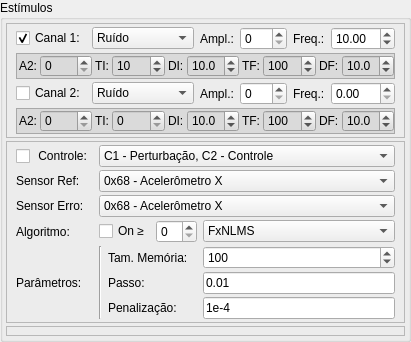
        <widget class="QGroupBox" name="groupBox">
         <property name="sizePolicy">
          <sizepolicy hsizetype="Expanding" vsizetype="Preferred">
           <horstretch>0</horstretch>
           <verstretch>0</verstretch>
          </sizepolicy>
         </property>
         <property name="title">
          <string>Estímulos</string>
         </property>
         <layout class="QVBoxLayout" name="verticalLayout_2">
          <property name="spacing">
           <number>3</number>
          </property>
          <property name="leftMargin">
           <number>3</number>
          </property>
          <property name="topMargin">
           <number>3</number>
          </property>
          <property name="rightMargin">
           <number>3</number>
          </property>
          <property name="bottomMargin">
           <number>3</number>
          </property>
          <item>
           <widget class="QFrame" name="frame_2">
            <property name="enabled">
             <bool>true</bool>
            </property>
            <property name="sizePolicy">
             <sizepolicy hsizetype="Preferred" vsizetype="Fixed">
              <horstretch>0</horstretch>
              <verstretch>0</verstretch>
             </sizepolicy>
            </property>
            <property name="frameShape">
             <enum>QFrame::StyledPanel</enum>
            </property>
            <property name="frameShadow">
             <enum>QFrame::Raised</enum>
            </property>
            <layout class="QGridLayout" name="gridLayout_3">
             <property name="topMargin">
              <number>3</number>
             </property>
             <property name="rightMargin">
              <number>9</number>
             </property>
             <property name="bottomMargin">
              <number>3</number>
             </property>
             <property name="verticalSpacing">
              <number>3</number>
             </property>
             <item row="1" column="2">
              <widget class="QLabel" name="label_2">
               <property name="sizePolicy">
                <sizepolicy hsizetype="Fixed" vsizetype="Preferred">
                 <horstretch>0</horstretch>
                 <verstretch>0</verstretch>
                </sizepolicy>
               </property>
               <property name="text">
                <string>Ampl.:</string>
               </property>
              </widget>
             </item>
             <item row="1" column="0">
              <widget class="QCheckBox" name="checkCanal1">
               <property name="sizePolicy">
                <sizepolicy hsizetype="Fixed" vsizetype="Fixed">
                 <horstretch>0</horstretch>
                 <verstretch>0</verstretch>
                </sizepolicy>
               </property>
               <property name="text">
                <string>Canal 1:</string>
               </property>
               <property name="checkable">
                <bool>true</bool>
               </property>
               <property name="checked">
                <bool>true</bool>
               </property>
              </widget>
             </item>
             <item row="1" column="1">
              <widget class="QComboBox" name="comboCanal1">
               <property name="sizePolicy">
                <sizepolicy hsizetype="Expanding" vsizetype="Fixed">
                 <horstretch>0</horstretch>
                 <verstretch>0</verstretch>
                </sizepolicy>
               </property>
               <property name="currentIndex">
                <number>0</number>
               </property>
               <item>
                <property name="text">
                 <string>Ruído</string>
                </property>
               </item>
               <item>
                <property name="text">
                 <string>Senoidal</string>
                </property>
               </item>
               <item>
                <property name="text">
                 <string>Chirp</string>
                </property>
               </item>
              </widget>
             </item>
             <item row="1" column="3">
              <widget class="QDoubleSpinBox" name="spinAmpl1">
               <property name="sizePolicy">
                <sizepolicy hsizetype="Preferred" vsizetype="Fixed">
                 <horstretch>0</horstretch>
                 <verstretch>0</verstretch>
                </sizepolicy>
               </property>
               <property name="decimals">
                <number>0</number>
               </property>
               <property name="maximum">
                <double>127.000000000000000</double>
               </property>
               <property name="value">
                <double>0.000000000000000</double>
               </property>
              </widget>
             </item>
             <item row="1" column="5">
              <widget class="QDoubleSpinBox" name="spinFreq1">
               <property name="sizePolicy">
                <sizepolicy hsizetype="Preferred" vsizetype="Fixed">
                 <horstretch>0</horstretch>
                 <verstretch>0</verstretch>
                </sizepolicy>
               </property>
               <property name="maximum">
                <double>100.000000000000000</double>
               </property>
               <property name="singleStep">
                <double>0.100000000000000</double>
               </property>
               <property name="value">
                <double>10.000000000000000</double>
               </property>
              </widget>
             </item>
             <item row="4" column="1">
              <widget class="QComboBox" name="comboCanal2">
               <item>
                <property name="text">
                 <string>Ruído</string>
                </property>
               </item>
               <item>
                <property name="text">
                 <string>Senoidal</string>
                </property>
               </item>
               <item>
                <property name="text">
                 <string>Chirp</string>
                </property>
               </item>
              </widget>
             </item>
             <item row="1" column="4">
              <widget class="QLabel" name="label_3">
               <property name="sizePolicy">
                <sizepolicy hsizetype="Fixed" vsizetype="Preferred">
                 <horstretch>0</horstretch>
                 <verstretch>0</verstretch>
                </sizepolicy>
               </property>
               <property name="text">
                <string>Freq.:</string>
               </property>
              </widget>
             </item>
             <item row="4" column="2">
              <widget class="QLabel" name="label_6">
               <property name="sizePolicy">
                <sizepolicy hsizetype="Fixed" vsizetype="Preferred">
                 <horstretch>0</horstretch>
                 <verstretch>0</verstretch>
                </sizepolicy>
               </property>
               <property name="text">
                <string>Ampl.:</string>
               </property>
              </widget>
             </item>
             <item row="4" column="3">
              <widget class="QDoubleSpinBox" name="spinAmpl2">
               <property name="sizePolicy">
                <sizepolicy hsizetype="Preferred" vsizetype="Fixed">
                 <horstretch>0</horstretch>
                 <verstretch>0</verstretch>
                </sizepolicy>
               </property>
               <property name="decimals">
                <number>0</number>
               </property>
               <property name="maximum">
                <double>127.000000000000000</double>
               </property>
              </widget>
             </item>
             <item row="4" column="0">
              <widget class="QCheckBox" name="checkCanal2">
               <property name="sizePolicy">
                <sizepolicy hsizetype="Fixed" vsizetype="Fixed">
                 <horstretch>0</horstretch>
                 <verstretch>0</verstretch>
                </sizepolicy>
               </property>
               <property name="text">
                <string>Canal 2:</string>
               </property>
              </widget>
             </item>
             <item row="4" column="4">
              <widget class="QLabel" name="label_7">
               <property name="sizePolicy">
                <sizepolicy hsizetype="Fixed" vsizetype="Preferred">
                 <horstretch>0</horstretch>
                 <verstretch>0</verstretch>
                </sizepolicy>
               </property>
               <property name="text">
                <string>Freq.:</string>
               </property>
              </widget>
             </item>
             <item row="4" column="5">
              <widget class="QDoubleSpinBox" name="spinFreq2">
               <property name="sizePolicy">
                <sizepolicy hsizetype="Preferred" vsizetype="Fixed">
                 <horstretch>0</horstretch>
                 <verstretch>0</verstretch>
                </sizepolicy>
               </property>
               <property name="minimumSize">
                <size>
                 <width>0</width>
                 <height>0</height>
                </size>
               </property>
               <property name="maximum">
                <double>100.000000000000000</double>
               </property>
               <property name="singleStep">
                <double>0.100000000000000</double>
               </property>
              </widget>
             </item>
             <item row="3" column="0" colspan="6">
              <widget class="QFrame" name="extrasCanal1">
               <property name="sizePolicy">
                <sizepolicy hsizetype="Preferred" vsizetype="Preferred">
                 <horstretch>0</horstretch>
                 <verstretch>0</verstretch>
                </sizepolicy>
               </property>
               <property name="autoFillBackground">
                <bool>false</bool>
               </property>
               <property name="styleSheet">
                <string notr="true">background-color: rgb(218, 218, 218);</string>
               </property>
               <property name="frameShape">
                <enum>QFrame::StyledPanel</enum>
               </property>
               <property name="frameShadow">
                <enum>QFrame::Raised</enum>
               </property>
               <property name="lineWidth">
                <number>0</number>
               </property>
               <layout class="QHBoxLayout" name="horizontalLayout_2">
                <property name="spacing">
                 <number>3</number>
                </property>
                <property name="leftMargin">
                 <number>2</number>
                </property>
                <property name="topMargin">
                 <number>1</number>
                </property>
                <property name="rightMargin">
                 <number>0</number>
                </property>
                <property name="bottomMargin">
                 <number>1</number>
                </property>
                <item>
                 <widget class="QLabel" name="label_26">
                  <property name="sizePolicy">
                   <sizepolicy hsizetype="Fixed" vsizetype="Preferred">
                    <horstretch>0</horstretch>
                    <verstretch>0</verstretch>
                   </sizepolicy>
                  </property>
                  <property name="text">
                   <string>A2:</string>
                  </property>
                 </widget>
                </item>
                <item>
                 <widget class="QSpinBox" name="chirp1A2">
                  <property name="maximum">
                   <number>127</number>
                  </property>
                 </widget>
                </item>
                <item>
                 <widget class="QLabel" name="label_19">
                  <property name="sizePolicy">
                   <sizepolicy hsizetype="Fixed" vsizetype="Preferred">
                    <horstretch>0</horstretch>
                    <verstretch>0</verstretch>
                   </sizepolicy>
                  </property>
                  <property name="text">
                   <string>TI:</string>
                  </property>
                 </widget>
                </item>
                <item>
                 <widget class="QSpinBox" name="chirp1Tinicio">
                  <property name="maximum">
                   <number>255</number>
                  </property>
                  <property name="value">
                   <number>10</number>
                  </property>
                 </widget>
                </item>
                <item>
                 <widget class="QLabel" name="label_18">
                  <property name="sizePolicy">
                   <sizepolicy hsizetype="Fixed" vsizetype="Preferred">
                    <horstretch>0</horstretch>
                    <verstretch>0</verstretch>
                   </sizepolicy>
                  </property>
                  <property name="text">
                   <string>DI:</string>
                  </property>
                 </widget>
                </item>
                <item>
                 <widget class="QDoubleSpinBox" name="chirp1DeltaI">
                  <property name="decimals">
                   <number>1</number>
                  </property>
                  <property name="minimum">
                   <double>0.100000000000000</double>
                  </property>
                  <property name="maximum">
                   <double>25.500000000000000</double>
                  </property>
                  <property name="singleStep">
                   <double>1.000000000000000</double>
                  </property>
                  <property name="value">
                   <double>10.000000000000000</double>
                  </property>
                 </widget>
                </item>
                <item>
                 <widget class="QLabel" name="label_20">
                  <property name="sizePolicy">
                   <sizepolicy hsizetype="Fixed" vsizetype="Preferred">
                    <horstretch>0</horstretch>
                    <verstretch>0</verstretch>
                   </sizepolicy>
                  </property>
                  <property name="text">
                   <string>TF:</string>
                  </property>
                 </widget>
                </item>
                <item>
                 <widget class="QSpinBox" name="chirp1Tfim">
                  <property name="maximum">
                   <number>255</number>
                  </property>
                  <property name="value">
                   <number>100</number>
                  </property>
                 </widget>
                </item>
                <item>
                 <widget class="QLabel" name="label_25">
                  <property name="sizePolicy">
                   <sizepolicy hsizetype="Fixed" vsizetype="Preferred">
                    <horstretch>0</horstretch>
                    <verstretch>0</verstretch>
                   </sizepolicy>
                  </property>
                  <property name="text">
                   <string>DF:</string>
                  </property>
                 </widget>
                </item>
                <item>
                 <widget class="QDoubleSpinBox" name="chirp1DeltaF">
                  <property name="decimals">
                   <number>1</number>
                  </property>
                  <property name="minimum">
                   <double>0.100000000000000</double>
                  </property>
                  <property name="maximum">
                   <double>25.500000000000000</double>
                  </property>
                  <property name="value">
                   <double>10.000000000000000</double>
                  </property>
                 </widget>
                </item>
               </layout>
              </widget>
             </item>
             <item row="5" column="0" colspan="6">
              <widget class="QFrame" name="extrasCanal2">
               <property name="styleSheet">
                <string notr="true">background-color: rgb(218, 218, 218);</string>
               </property>
               <property name="frameShape">
                <enum>QFrame::StyledPanel</enum>
               </property>
               <property name="frameShadow">
                <enum>QFrame::Raised</enum>
               </property>
               <layout class="QHBoxLayout" name="horizontalLayout_4">
                <property name="spacing">
                 <number>3</number>
                </property>
                <property name="leftMargin">
                 <number>2</number>
                </property>
                <property name="topMargin">
                 <number>1</number>
                </property>
                <property name="rightMargin">
                 <number>0</number>
                </property>
                <property name="bottomMargin">
                 <number>1</number>
                </property>
                <item>
                 <widget class="QLabel" name="label_27">
                  <property name="sizePolicy">
                   <sizepolicy hsizetype="Fixed" vsizetype="Preferred">
                    <horstretch>0</horstretch>
                    <verstretch>0</verstretch>
                   </sizepolicy>
                  </property>
                  <property name="text">
                   <string>A2:</string>
                  </property>
                 </widget>
                </item>
                <item>
                 <widget class="QSpinBox" name="chirp2A2">
                  <property name="maximum">
                   <number>127</number>
                  </property>
                 </widget>
                </item>
                <item>
                 <widget class="QLabel" name="label_22">
                  <property name="sizePolicy">
                   <sizepolicy hsizetype="Fixed" vsizetype="Preferred">
                    <horstretch>0</horstretch>
                    <verstretch>0</verstretch>
                   </sizepolicy>
                  </property>
                  <property name="text">
                   <string>TI:</string>
                  </property>
                 </widget>
                </item>
                <item>
                 <widget class="QSpinBox" name="chirp2Tinicio">
                  <property name="maximum">
                   <number>255</number>
                  </property>
                 </widget>
                </item>
                <item>
                 <widget class="QLabel" name="label_24">
                  <property name="sizePolicy">
                   <sizepolicy hsizetype="Fixed" vsizetype="Preferred">
                    <horstretch>0</horstretch>
                    <verstretch>0</verstretch>
                   </sizepolicy>
                  </property>
                  <property name="text">
                   <string>DI:</string>
                  </property>
                 </widget>
                </item>
                <item>
                 <widget class="QDoubleSpinBox" name="chirp2DeltaI">
                  <property name="decimals">
                   <number>1</number>
                  </property>
                  <property name="maximum">
                   <double>25.500000000000000</double>
                  </property>
                  <property name="singleStep">
                   <double>1.000000000000000</double>
                  </property>
                  <property name="value">
                   <double>10.000000000000000</double>
                  </property>
                 </widget>
                </item>
                <item>
                 <widget class="QLabel" name="label_23">
                  <property name="sizePolicy">
                   <sizepolicy hsizetype="Fixed" vsizetype="Preferred">
                    <horstretch>0</horstretch>
                    <verstretch>0</verstretch>
                   </sizepolicy>
                  </property>
                  <property name="text">
                   <string>TF:</string>
                  </property>
                 </widget>
                </item>
                <item>
                 <widget class="QSpinBox" name="chirp2Tfim">
                  <property name="maximum">
                   <number>255</number>
                  </property>
                  <property name="value">
                   <number>100</number>
                  </property>
                 </widget>
                </item>
                <item>
                 <widget class="QLabel" name="label_21">
                  <property name="sizePolicy">
                   <sizepolicy hsizetype="Fixed" vsizetype="Preferred">
                    <horstretch>0</horstretch>
                    <verstretch>0</verstretch>
                   </sizepolicy>
                  </property>
                  <property name="text">
                   <string>DF:</string>
                  </property>
                 </widget>
                </item>
                <item>
                 <widget class="QDoubleSpinBox" name="chirp2DeltaF">
                  <property name="decimals">
                   <number>1</number>
                  </property>
                  <property name="minimum">
                   <double>0.100000000000000</double>
                  </property>
                  <property name="maximum">
                   <double>25.500000000000000</double>
                  </property>
                  <property name="value">
                   <double>10.000000000000000</double>
                  </property>
                 </widget>
                </item>
               </layout>
              </widget>
             </item>
            </layout>
           </widget>
          </item>
          <item>
           <widget class="QFrame" name="frame_7">
            <property name="sizePolicy">
             <sizepolicy hsizetype="Preferred" vsizetype="Fixed">
              <horstretch>0</horstretch>
              <verstretch>0</verstretch>
             </sizepolicy>
            </property>
            <property name="minimumSize">
             <size>
              <width>0</width>
              <height>150</height>
             </size>
            </property>
            <property name="frameShape">
             <enum>QFrame::StyledPanel</enum>
            </property>
            <property name="frameShadow">
             <enum>QFrame::Raised</enum>
            </property>
            <layout class="QGridLayout" name="gridLayout_2">
             <property name="topMargin">
              <number>3</number>
             </property>
             <property name="bottomMargin">
              <number>3</number>
             </property>
             <property name="verticalSpacing">
              <number>3</number>
             </property>
             <item row="1" column="1" colspan="5">
              <widget class="QComboBox" name="comboRef">
               <item>
                <property name="text">
                 <string>0x68 - Acelerômetro X</string>
                </property>
               </item>
               <item>
                <property name="text">
                 <string>0x68 - Acelerômetro Y</string>
                </property>
               </item>
               <item>
                <property name="text">
                 <string>0x68 - Acelerômetro Z</string>
                </property>
               </item>
               <item>
                <property name="text">
                 <string>0x68 - Giroscópio X</string>
                </property>
               </item>
               <item>
                <property name="text">
                 <string>0x68 - Giroscópio Y</string>
                </property>
               </item>
               <item>
                <property name="text">
                 <string>0x68 - Giroscópio Z</string>
                </property>
               </item>
               <item>
                <property name="text">
                 <string>0x69 - Acelerômetro X</string>
                </property>
               </item>
               <item>
                <property name="text">
                 <string>0x69 - Acelerômetro Y</string>
                </property>
               </item>
               <item>
                <property name="text">
                 <string>0x69 - Acelerômetro Z</string>
                </property>
               </item>
               <item>
                <property name="text">
                 <string>0x69 - Giroscópio X</string>
                </property>
               </item>
               <item>
                <property name="text">
                 <string>0x69 - Giroscópio Y</string>
                </property>
               </item>
               <item>
                <property name="text">
                 <string>0x69 - Giroscópio Z</string>
                </property>
               </item>
              </widget>
             </item>
             <item row="3" column="0">
              <widget class="QLabel" name="label_8">
               <property name="sizePolicy">
                <sizepolicy hsizetype="Fixed" vsizetype="Preferred">
                 <horstretch>0</horstretch>
                 <verstretch>0</verstretch>
                </sizepolicy>
               </property>
               <property name="text">
                <string>Algoritmo:</string>
               </property>
              </widget>
             </item>
             <item row="4" column="1" rowspan="3">
              <widget class="Line" name="line_3">
               <property name="orientation">
                <enum>Qt::Vertical</enum>
               </property>
              </widget>
             </item>
             <item row="0" column="0">
              <widget class="QCheckBox" name="checkControle">
               <property name="sizePolicy">
                <sizepolicy hsizetype="Fixed" vsizetype="Fixed">
                 <horstretch>0</horstretch>
                 <verstretch>0</verstretch>
                </sizepolicy>
               </property>
               <property name="text">
                <string> Controle:</string>
               </property>
              </widget>
             </item>
             <item row="0" column="1" colspan="5">
              <widget class="QComboBox" name="comboCanaisControle">
               <item>
                <property name="text">
                 <string>C1 - Perturbação, C2 - Controle</string>
                </property>
               </item>
               <item>
                <property name="text">
                 <string>C1 - Controle, C2 - Perturbação</string>
                </property>
               </item>
              </widget>
             </item>
             <item row="3" column="5">
              <widget class="QComboBox" name="comboAlgoritmo">
               <item>
                <property name="text">
                 <string>FxNLMS</string>
                </property>
               </item>
               <item>
                <property name="text">
                 <string>FxLMS</string>
                </property>
               </item>
               <item>
                <property name="text">
                 <string>FxNLMS Modificado Proposto</string>
                </property>
               </item>
              </widget>
             </item>
             <item row="5" column="0">
              <widget class="QLabel" name="label_10">
               <property name="text">
                <string>Parâmetros:</string>
               </property>
              </widget>
             </item>
             <item row="1" column="0">
              <widget class="QLabel" name="label_16">
               <property name="text">
                <string>Sensor Ref:</string>
               </property>
              </widget>
             </item>
             <item row="2" column="1" colspan="5">
              <widget class="QComboBox" name="comboErro">
               <item>
                <property name="text">
                 <string>0x68 - Acelerômetro X</string>
                </property>
               </item>
               <item>
                <property name="text">
                 <string>0x68 - Acelerômetro Y</string>
                </property>
               </item>
               <item>
                <property name="text">
                 <string>0x68 - Acelerômetro Z</string>
                </property>
               </item>
               <item>
                <property name="text">
                 <string>0x68 - Giroscópio X</string>
                </property>
               </item>
               <item>
                <property name="text">
                 <string>0x68 - Giroscópio Y</string>
                </property>
               </item>
               <item>
                <property name="text">
                 <string>0x68 - Giroscópio Z</string>
                </property>
               </item>
               <item>
                <property name="text">
                 <string>0x69 - Acelerômetro X</string>
                </property>
               </item>
               <item>
                <property name="text">
                 <string>0x69 - Acelerômetro Y</string>
                </property>
               </item>
               <item>
                <property name="text">
                 <string>0x69 - Acelerômetro Z</string>
                </property>
               </item>
               <item>
                <property name="text">
                 <string>0x69 - Giroscópio X</string>
                </property>
               </item>
               <item>
                <property name="text">
                 <string>0x69 - Giroscópio Y</string>
                </property>
               </item>
               <item>
                <property name="text">
                 <string>0x69 - Giroscópio z</string>
                </property>
               </item>
              </widget>
             </item>
             <item row="2" column="0">
              <widget class="QLabel" name="label_17">
               <property name="text">
                <string>Sensor Erro:</string>
               </property>
              </widget>
             </item>
             <item row="3" column="1" colspan="2">
              <widget class="QCheckBox" name="checkAlgOn">
               <property name="text">
                <string>On ≥</string>
               </property>
              </widget>
             </item>
             <item row="3" column="3" colspan="2">
              <widget class="QSpinBox" name="spinTAlgOn"/>
             </item>
             <item row="4" column="5">
              <widget class="QSpinBox" name="spinMemCtrl">
               <property name="minimum">
                <number>1</number>
               </property>
               <property name="maximum">
                <number>3000</number>
               </property>
               <property name="value">
                <number>100</number>
               </property>
              </widget>
             </item>
             <item row="5" column="5">
              <widget class="QLineEdit" name="passoCtrl">
               <property name="text">
                <string>0.01</string>
               </property>
              </widget>
             </item>
             <item row="6" column="5">
              <widget class="QLineEdit" name="normCtrl">
               <property name="text">
                <string>1e-4</string>
               </property>
              </widget>
             </item>
             <item row="4" column="2" colspan="3">
              <widget class="QLabel" name="label_12">
               <property name="text">
                <string>Tam. Memória:</string>
               </property>
              </widget>
             </item>
             <item row="5" column="2" colspan="3">
              <widget class="QLabel" name="label_9">
               <property name="sizePolicy">
                <sizepolicy hsizetype="Fixed" vsizetype="Preferred">
                 <horstretch>0</horstretch>
                 <verstretch>0</verstretch>
                </sizepolicy>
               </property>
               <property name="text">
                <string>Passo:</string>
               </property>
              </widget>
             </item>
             <item row="6" column="2" colspan="3">
              <widget class="QLabel" name="label_11">
               <property name="text">
                <string>Penalização:</string>
               </property>
              </widget>
             </item>
            </layout>
           </widget>
          </item>
          <item>
           <widget class="QFrame" name="frame_5">
            <property name="sizePolicy">
             <sizepolicy hsizetype="Minimum" vsizetype="Preferred">
              <horstretch>0</horstretch>
              <verstretch>0</verstretch>
             </sizepolicy>
            </property>
            <property name="minimumSize">
             <size>
              <width>10</width>
              <height>10</height>
             </size>
            </property>
            <property name="maximumSize">
             <size>
              <width>500</width>
              <height>500</height>
             </size>
            </property>
            <property name="baseSize">
             <size>
              <width>25</width>
              <height>25</height>
             </size>
            </property>
            <property name="autoFillBackground">
             <bool>false</bool>
            </property>
            <property name="frameShape">
             <enum>QFrame::StyledPanel</enum>
            </property>
            <property name="frameShadow">
             <enum>QFrame::Raised</enum>
            </property>
            <layout class="QVBoxLayout" name="plotLayout2">
             <property name="spacing">
              <number>0</number>
             </property>
             <property name="leftMargin">
              <number>0</number>
             </property>
             <property name="topMargin">
              <number>0</number>
             </property>
             <property name="rightMargin">
              <number>0</number>
             </property>
             <property name="bottomMargin">
              <number>0</number>
             </property>
            </layout>
           </widget>
          </item>
         </layout>
        </widget>
